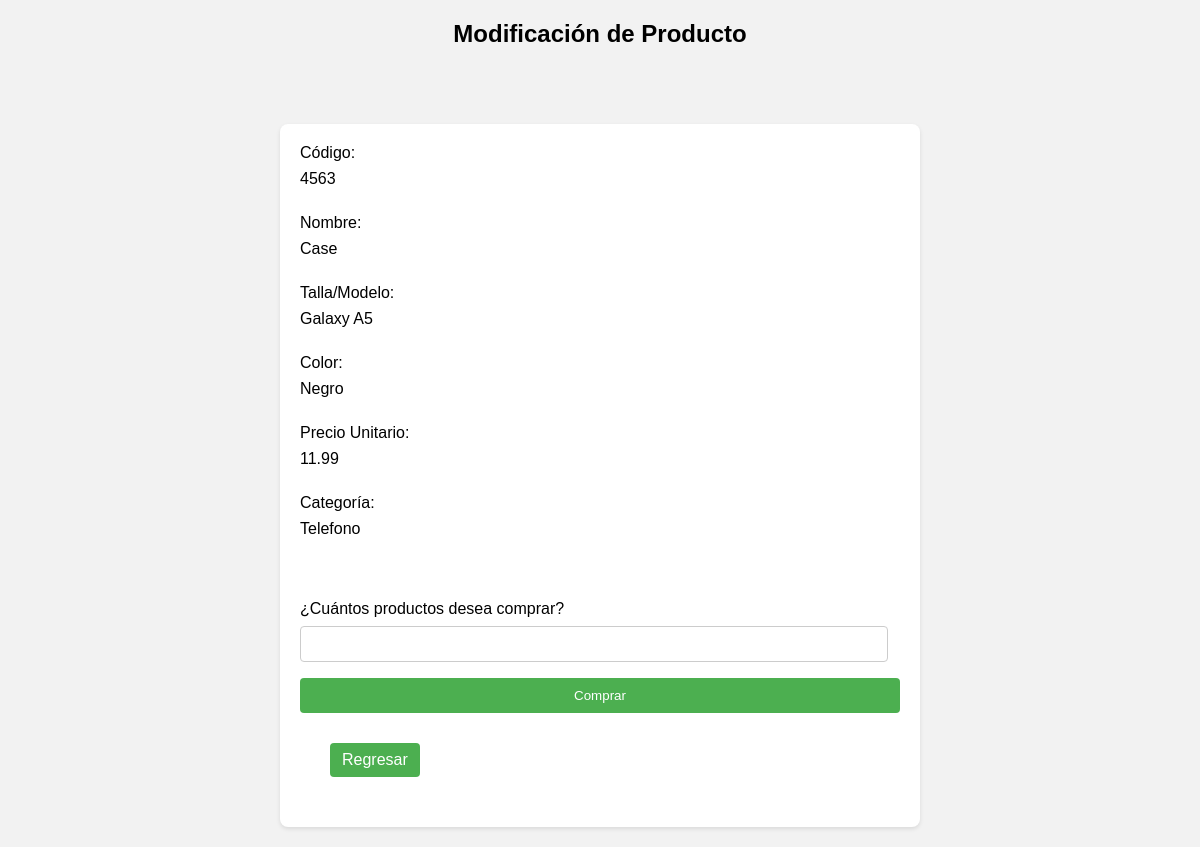
The app's page /venta.php?id=7 with its own data.
### tables this page shows
CREATE TABLE `inventario` (
  `id` int(8) NOT NULL,
  `codigo` int(4) NOT NULL,
  `nombre` varchar(50) NOT NULL,
  `talla_modelo` varchar(15) NOT NULL,
  `color` varchar(15) NOT NULL,
  `precio_unitario` double NOT NULL,
  `cantidad` int(8) NOT NULL,
  `categoria` varchar(20) NOT NULL
);

### bd/bd.php (called while the page is built, shortened)
<?php
class ConexionaBD{
    private $server;
    private $usuario;
    private $password;
    private $db;
    public function __construct($server, $usuario, $password, $db){
        $this->server = $server;
        $this->usuario = $usuario;
        $this->password = $password;
        $this->db = $db;
    }
    public function conectar(){
        $this->conexion = new mysqli($this->server, $this->usuario, $this->password, $this->db);
    }
}
$conexion = new ConexionaBD('localhost', 'root', '', 'tienda');
?>

### conexion.php (called while the page is built, shortened)
<?php
include_once('bd/bd.php');
class registrar{
    public $conexion;
    public function __construct($conexion){
        $this->conexion = $conexion;
    }
    public function selectupdate($id){
        $consultaSelect = "SELECT * FROM inventario WHERE id=$id";
        $ejecutar_consulta = $this->conexion->conexion->query($consultaSelect);
        return $ejecutar_consulta->fetch_all(MYSQLI_ASSOC);
    }
}
$gestion = new registrar($conexion);
?>

### venta.php (the view, shortened to what this page needs)
<?php
include_once('conexion.php');
$id = isset($_GET['id']) ? $_GET['id'] : "";
$registros = $gestion->selectupdate($id);
foreach ($registros as $filas) {
?>
<!DOCTYPE html>
<html lang="en">
<head>
    <link rel="stylesheet" href="css/style3.css">
</head>
<body>
    <h2>Modificación de Producto</h2>
    <br><br>
    <form action="conexion.php" method="post">
        <label for="">Código:</label>
        <label><?php echo $filas['codigo']; ?></label><br>
        <label for="">Nombre:</label>
        <label><?php echo $filas['nombre']; ?></label> <br>
        <label for="">Talla/Modelo:</label>
        <label><?php echo $filas['talla_modelo']; ?></label> <br>
        <label for="">Color:</label>
        <label><?php echo $filas['color']; ?></label> <br>
        <label for="">Precio Unitario:</label>
        <label><?php echo $filas['precio_unitario']; ?></label> <br>
        <label for="">Categoría:</label>
        <label><?php echo $filas['categoria']; ?></label> <br>
        <br><br>
        <label for="">¿Cuántos productos desea comprar?</label>
        <input type="number" name="compra" id="compra">
        <input type="submit" value="Comprar">
        <a href="index.php" class='btn'>Regresar</a>
    </form>
</body>
</html>
<?php
}
?>

### css/style3.css (style rules this page uses)
body { font-family: Arial, sans-serif; margin: 0; padding: 0; background-color: #f2f2f2; }
h2 { text-align: center; }
form { width: 50%; margin: 20px auto; background-color: #fff; padding: 20px; border-radius: 8px; box-shadow: 0 2px 4px rgba(0, 0, 0, 0.1); }
label { display: block; margin-bottom: 8px; }
label, input[type="number"] { font-size: 16px; }
input[type="text"], input[type="number"] { width: calc(100% - 12px); padding: 8px; margin-bottom: 16px; border: 1px solid #ccc; border-radius: 4px; box-sizing: border-box; }
input[type="submit"] { width: 100%; padding: 10px; border: none; background-color: #4CAF50; color: #fff; border-radius: 4px; cursor: pointer; }
.btn { display: inline-block; padding: 8px 12px; margin: 30px; text-decoration: none; color: #fff; background-color: #4CAF50; border: none; border-radius: 4px; cursor: pointer; }

### records on screen
inventario: codigo "4563", nombre "Case", talla_modelo "Galaxy A5", color "Negro", precio_unitario "11.99", categoria "Telefono"
